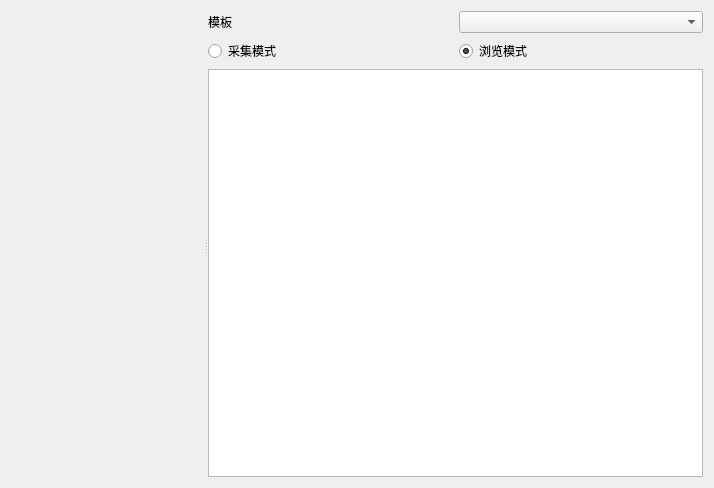
<?xml version="1.0" encoding="UTF-8"?>
<ui version="4.0">
 <class>MainDialog</class>
 <widget class="QDialog" name="MainDialog">
  <property name="geometry">
   <rect>
    <x>0</x>
    <y>0</y>
    <width>714</width>
    <height>488</height>
   </rect>
  </property>
  <property name="windowTitle">
   <string>网络采集器</string>
  </property>
  <property name="sizeGripEnabled">
   <bool>false</bool>
  </property>
  <layout class="QGridLayout" name="gridLayout">
   <item row="0" column="0">
    <widget class="QSplitter" name="splitter">
     <property name="orientation">
      <enum>Qt::Horizontal</enum>
     </property>
     <widget class="QWidget" name="widget" native="true"/>
     <widget class="QWidget" name="widget_2" native="true">
      <layout class="QGridLayout" name="gridLayout_5">
       <item row="0" column="0">
        <layout class="QGridLayout" name="gridLayout_3">
         <item row="0" column="0">
          <layout class="QGridLayout" name="gridLayout_4">
           <item row="0" column="0">
            <widget class="QLabel" name="label">
             <property name="text">
              <string>模板</string>
             </property>
            </widget>
           </item>
           <item row="0" column="1">
            <widget class="QComboBox" name="cbParseTemplate"/>
           </item>
          </layout>
         </item>
         <item row="1" column="0">
          <layout class="QGridLayout" name="gridLayout_2">
           <item row="0" column="0">
            <widget class="QRadioButton" name="rbCollect">
             <property name="text">
              <string>采集模式</string>
             </property>
             <property name="checked">
              <bool>false</bool>
             </property>
            </widget>
           </item>
           <item row="0" column="1">
            <widget class="QRadioButton" name="rbBrowse">
             <property name="text">
              <string>浏览模式</string>
             </property>
             <property name="checked">
              <bool>true</bool>
             </property>
            </widget>
           </item>
          </layout>
         </item>
         <item row="2" column="0">
          <widget class="QTextEdit" name="textEdit"/>
         </item>
        </layout>
       </item>
      </layout>
     </widget>
    </widget>
   </item>
  </layout>
 </widget>
 <resources/>
 <connections/>
</ui>
